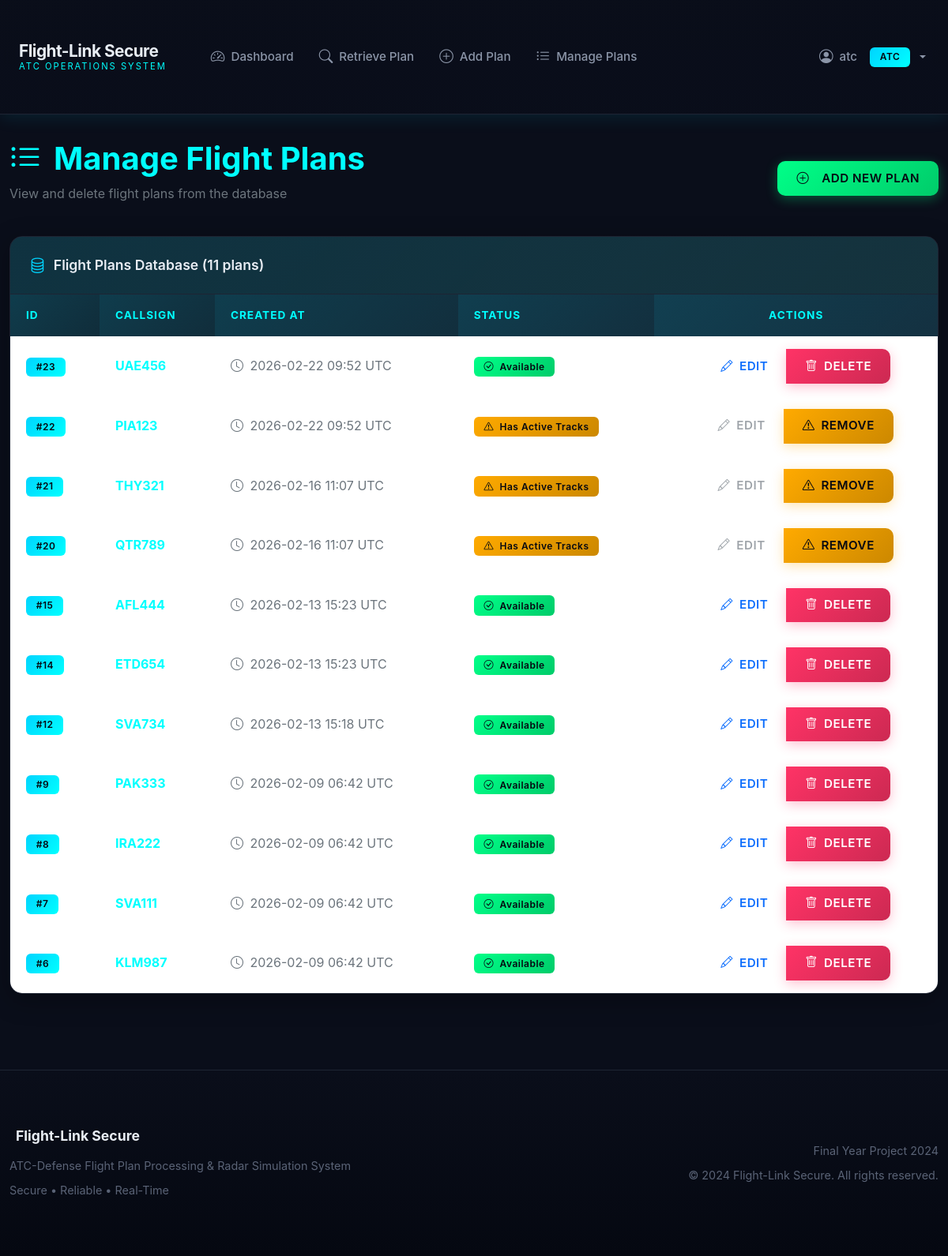
The page /atc/manage-flight-plans (signed in) on the database as committed earlier.
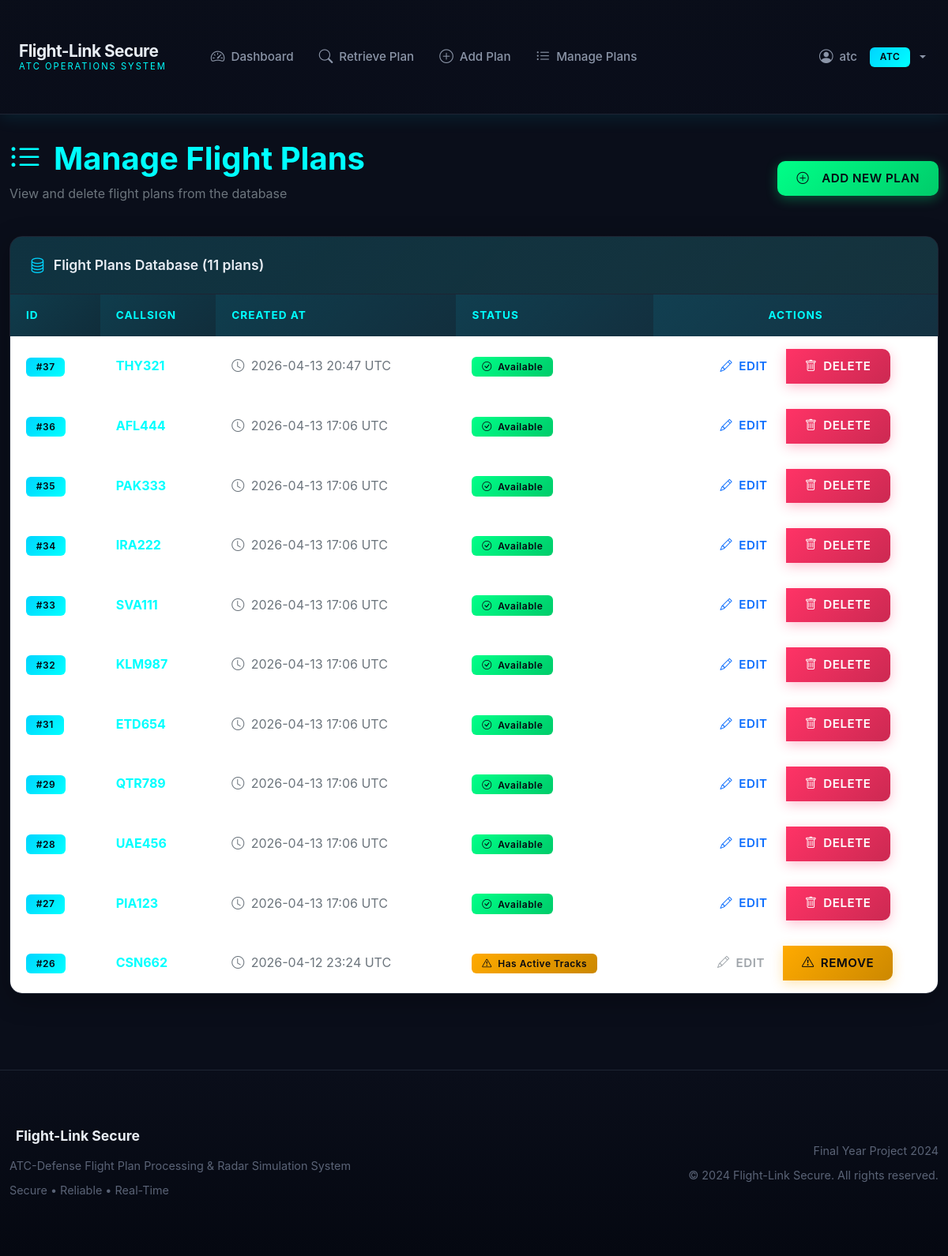
The same page on the database as committed later.
### app/models/__init__.py (models this page shows, shortened)
class FlightPlan(db.Model):
    __tablename__ = 'flight_plans'
    id = db.Column(db.Integer, primary_key=True)
    callsign = db.Column(db.String(20), unique=True, nullable=False, index=True)
    raw_flight_plan = db.Column(db.Text, nullable=False)
    created_at = db.Column(db.DateTime, default=datetime.utcnow)
    track_data = db.relationship('TrackData', backref='flight_plan', lazy=True, cascade='all, delete-orphan')

### app/routes/atc.py (the view)
@bp.route('/atc/manage-flight-plans')
@login_required
@atc_required
def atc_manage_flight_plans():
    ctx = atc_service.get_manage_flight_plans_context()
    return render_template('atc/manage_flight_plans.html', **ctx)

### app/models/__init__.py (called while the page is built)
    @property
    def is_authenticated(self):
        return True

    def is_admin(self):
        return self.role == 'admin'

    def is_atc(self):
        return self.role == 'atc'

### app/services/atc_service.py (called while the page is built)
def get_manage_flight_plans_context():
    flight_plans = FlightPlan.query.order_by(FlightPlan.created_at.desc()).all()
    plans_with_tracks = {}
    for plan in flight_plans:
        active_tracks = TrackData.query.filter_by(
            flight_plan_id=plan.id,
            status='active'
        ).count()
        plans_with_tracks[plan.id] = active_tracks > 0
    return {'flight_plans': flight_plans, 'plans_with_tracks': plans_with_tracks}

### templates/atc/manage_flight_plans.html (shortened to what the changed rows need)
{% extends "base.html" %}
{% block content %}
<div class="container-fluid">
    <div class="row mb-4">
        <div class="col-12">
            <div class="d-flex justify-content-between align-items-center">
                <div>
                    <h1 class="text-radar-cyan fw-bold">
                        <i class="bi bi-list-ul me-3"></i>Manage Flight Plans
                    </h1>
                </div>
            </div>
        </div>
    </div>
    {% if flight_plans %}
    <div class="row">
        <div class="col-12">
            <div class="card">
                <div class="card-body p-0">
                    <div class="table-responsive">
                        <table class="table table-hover mb-0">
                            <thead>
                                <tr>
                                    <th>ID</th>
                                    <th>Callsign</th>
                                    <th>Created At</th>
                                    <th>Status</th>
                                    <th class="text-center">Actions</th>
                                </tr>
                            </thead>
                            <tbody>
                                {% for plan in flight_plans %}
                                <tr style="cursor: pointer;" onclick="openViewModal({{ plan.id }})" title="Click to view flight plan details">
                                    <td>
                                        <span class="badge badge-primary">#{{ plan.id }}</span>
                                    </td>
                                    <td>
                                        <strong class="text-radar-cyan">{{ plan.callsign }}</strong>
                                    </td>
                                    <td class="text-secondary">
                                        <i class="bi bi-clock me-1"></i>
                                        {{ plan.created_at.strftime('%Y-%m-%d %H:%M UTC') }}
                                    </td>
                                    <td>
                                        {% if plans_with_tracks.get(plan.id) %}
                                            <span class="badge badge-warning">
                                                <i class="bi bi-exclamation-triangle me-1"></i>
                                                Has Active Tracks
                                            </span>
                                        {% else %}
                                            <span class="badge badge-success">
                                                <i class="bi bi-check-circle me-1"></i>
                                                Available
                                            </span>
                                        {% endif %}
                                    </td>
                                    <td class="text-center" onclick="event.stopPropagation()">
                                        <div class="btn-group btn-group-sm" role="group">
                                            {% if plans_with_tracks.get(plan.id) %}
                                            <button type="button"
                                                    class="btn btn-outline-secondary"
                                                    disabled
                                                    title="Deactivate active tracks before editing the plan text">
                                                <i class="bi bi-pencil"></i>
                                                Edit
                                            </button>
                                            {% else %}
                                            <a href="{{ url_for('atc.atc_edit_flight_plan', plan_id=plan.id) }}"
                                               class="btn btn-outline-primary"
                                               title="Edit stored ICAO flight plan">
                                                <i class="bi bi-pencil"></i>
                                                Edit
                                            </a>
                                            {% endif %}
                                            {% if not plans_with_tracks.get(plan.id) %}
                                            <button type="button"
                                                    class="btn btn-danger"
                                                    data-bs-toggle="modal"
                                                    data-bs-target="#deleteModal{{ plan.id }}">
                                                <i class="bi bi-trash"></i>
                                                Delete
                                            </button>
                                            {% else %}
                                            <button type="button"
                                                    class="btn btn-warning"
                                                    data-bs-toggle="modal"
                                                    data-bs-target="#deleteModal{{ plan.id }}"
                                                    title="Has active tracks - termination required">
                                                <i class="bi bi-exclamation-triangle"></i>
                                                Remove
                                            </button>
                                            {% endif %}
                                        </div>
                                    </td>
                                </tr>
                                {% endfor %}
                            </tbody>
                        </table>
                    </div>
                </div>
            </div>
        </div>
    </div>
    {% endif %}
</div>
{% endblock %}

Rows that differ between the two databases and show on the page:
removed FlightPlan: id "23", callsign "UAE456", created_at "2026-02-22 09:52 UTC", shows "Available"
removed FlightPlan: id "22", callsign "PIA123", created_at "2026-02-22 09:52 UTC", shows "Has Active Tracks", shows "EDIT"
removed FlightPlan: id "21", callsign "THY321", created_at "2026-02-16 11:07 UTC", shows "Has Active Tracks", shows "EDIT"
removed FlightPlan: id "20", callsign "QTR789", created_at "2026-02-16 11:07 UTC", shows "Has Active Tracks", shows "EDIT"
removed FlightPlan: id "15", callsign "AFL444", created_at "2026-02-13 15:23 UTC", shows "Available"
removed FlightPlan: id "14", callsign "ETD654", created_at "2026-02-13 15:23 UTC", shows "Available"
removed FlightPlan: id "12", callsign "SVA734", created_at "2026-02-13 15:18 UTC", shows "Available"
removed FlightPlan: id "9", callsign "PAK333", created_at "2026-02-09 06:42 UTC", shows "Available"
removed FlightPlan: id "8", callsign "IRA222", created_at "2026-02-09 06:42 UTC", shows "Available"
removed FlightPlan: id "7", callsign "SVA111", created_at "2026-02-09 06:42 UTC", shows "Available"
removed FlightPlan: id "6", callsign "KLM987", created_at "2026-02-09 06:42 UTC", shows "Available"
added FlightPlan: id "37", callsign "THY321", created_at "2026-04-13 20:47 UTC", shows "Available"
added FlightPlan: id "36", callsign "AFL444", created_at "2026-04-13 17:06 UTC", shows "Available"
added FlightPlan: id "35", callsign "PAK333", created_at "2026-04-13 17:06 UTC", shows "Available"
added FlightPlan: id "34", callsign "IRA222", created_at "2026-04-13 17:06 UTC", shows "Available"
added FlightPlan: id "33", callsign "SVA111", created_at "2026-04-13 17:06 UTC", shows "Available"
added FlightPlan: id "32", callsign "KLM987", created_at "2026-04-13 17:06 UTC", shows "Available"
added FlightPlan: id "31", callsign "ETD654", created_at "2026-04-13 17:06 UTC", shows "Available"
added FlightPlan: id "29", callsign "QTR789", created_at "2026-04-13 17:06 UTC", shows "Available"
added FlightPlan: id "28", callsign "UAE456", created_at "2026-04-13 17:06 UTC", shows "Available"
added FlightPlan: id "27", callsign "PIA123", created_at "2026-04-13 17:06 UTC", shows "Available"
added FlightPlan: id "26", callsign "CSN662", created_at "2026-04-12 23:24 UTC", shows "Has Active Tracks", shows "EDIT"
